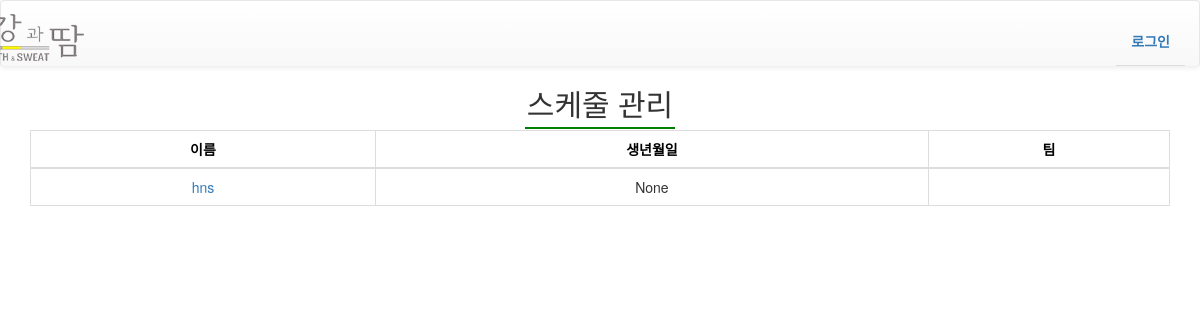
Before: /management/schedule_management/ with the older database file.
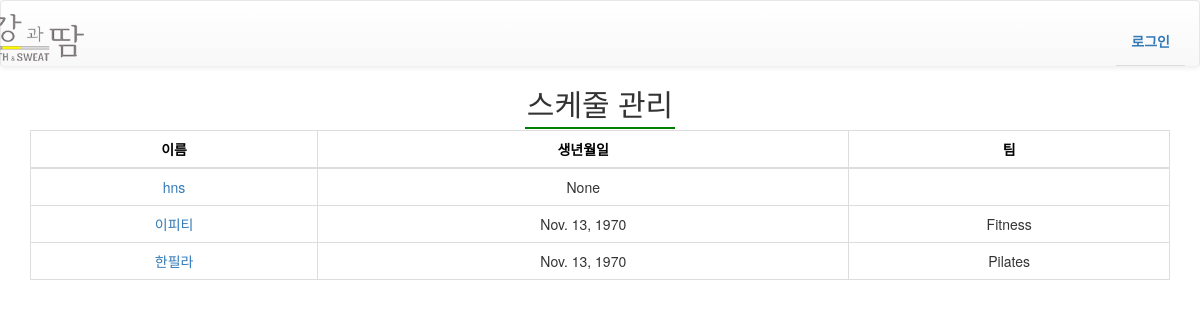
After: the same page with the newer database file.
### authentication/models.py (models this page shows)
class User(AbstractUser):
    sex = models.CharField(max_length=12, verbose_name='성별',null=True)
    birth = models.DateField(null=True, blank=True)
    phone_num = models.CharField(max_length=32, null=True, help_text='Ex) 010-1234-1234',verbose_name='휴대번호')
    teamleader = models.BooleanField(blank=True, default=False, verbose_name='팀장 여부')
    basic_salary = models.DecimalField(max_digits=10, decimal_places=0, default=0 ,verbose_name='기본급')
    pilates_GX = models.CharField(max_length=32, blank=True, null=True, help_text='필라테스 gx정책',verbose_name='필라테스 GX정책')
    pilates_PT = models.CharField(max_length=32, blank=True, null=True, help_text='필라테스 PT정책',verbose_name='필라테스 PT정책')

### management/views.py (the view)
# urls.py: url(r'^schedule_management/staff_schedule/(?P<staff_id>\d+)', views.staff_schedule, name="staff_schedule"),
def schedule_management(request):
    staff_list = User.objects.all()
    order_by = request.GET.get('order_by', 'groups')
    staff_list = User.objects.all().order_by(order_by)
    context = {
        'staff_list':staff_list,
    }
    return render(request, 'management/schedule_management.html', context)

### management/templates/management/schedule_management.html
{% extends "navbar.html" %}
{% block content %}
<h2 class="text-center"><span class="header">스케줄 관리</span></h2>
<div class="container">
    <table id="myTable" class='table table-bordered text-center'>
        <thead>
            <tr>
                <th><a class="order" href="?order_by=username">이름</a></th>
                <th><a class="order" href="?order_by=birth">생년월일</a></th>
                <th><a class="order" href="?order_by=groups">팀</a></th>
            </tr>
        </thead>
        <tbody>
            {% for staff in staff_list %}
            <tr>
                <td><a href="{% url "management:staff_schedule" staff.id %}">{{ staff }}</a></td>
                <td>{{ staff.birth }}</td>
                <td>{{ staff.groups.all.0 }}</td>
            </tr>
            {% endfor %}
        </tbody>
    </table>
</div>
{% endblock %}

### static/templates/navbar.html (shortened to what this page needs)
<!DOCTYPE html>
{% load staticfiles %}
<html>
<head>
<link rel="stylesheet" href="https://maxcdn.bootstrapcdn.com/bootstrap/3.3.2/css/bootstrap.min.css">
<link rel="stylesheet" href="https://maxcdn.bootstrapcdn.com/bootstrap/3.3.2/css/bootstrap-theme.min.css">
<link rel="stylesheet" href="{% static 'css/main.css' %}">
<link rel="stylesheet" type="text/css" href="http://ajax.googleapis.com/ajax/libs/jqueryui/1.9.2/themes/base/jquery-ui.css"/>
<link href='{% static "css/fullcalendar.css" %}' rel='stylesheet' />
<link href='{% static "css/fullcalendar.print.css" %}' rel='stylesheet' media='print' />
</head>
<body>
<header>
<nav class="navbar st-navbar navbar-default">
    <div class="container">
    <a class="navbar-brand" href="{% url 'home' %}" style="float: left; margin-top: -10px; margin-left: -150px;"><img src="/static/img/logo.png" alt="Logo" style="float: left;"></a>
    <ul class="nav nav-tabs navbar-right">
{% load user_tags %}
        {% if user.is_authenticated %}
            {% if request.user.is_superuser %}
            <li><a href="{% url 'management:member_management' %}">회원 관리</a></li>
            <li><a href="{% url 'management:schedule_management' %}">스케줄 관리</a></li>
            <li><a href="{% url 'management:commission_management' %}">커미션관리</a></li>
            <li><a href="{% url 'management:sales_management' %}">매출 관리</a></li>
            {% else %}
                {% if request.user|has_group:"FC" %}
                <li><a href="{% url 'member_list' %}">회원 목록</a></li>
                <li><a href="{% url 'register' %}">회원가입 폼</a></li>
                <li><a href="{% url 'mypage' user.id  %}">FC의 나의 페이지</a></li>
                <li><a href="{% url 'management:schedule_management' %}">PT 스케줄</a></li>
                    {% if request.user.teamleader %}
                        <li><a href="{% url 'purchasing_application' %}">물품 구입 신청서</a></li>
                        {% else %}
                    {% endif %}
                {% else %}
                    <li><a href="{% url 'schedule' %}">스케줄 관리</a></li>
                    {% if request.user|has_group:"Fitness" %}
                    <li><a href="{% url 'PT_mypage' user.id  %}">Fitness의 나의 페이지</a></li>
                        {% if request.user.teamleader %}
                        <li><a href="{% url 'management:Fitness_schedule_management' %}">팀원들의 스케줄</a></li>
                        <li><a href="{% url 'purchasing_application' %}">물품 구입 신청서</a></li>
                        {% else %}
                        {% endif %}
                    {% else %}
                    <li><a href="{% url 'Pilates_mypage' user.id %}">Pilates의 나의 페이지</a></li>
                        {% if request.user.teamleader %}
                        <li><a href="{% url 'purchasing_application' %}">물품 구입 신청서</a></li>
                        {% else %}
                        {% endif %}
                    {% endif %}
                {% endif %}
             {% endif %}
         <li><a href="{% url 'authentication:logout' %}?next={% url 'home' %}">로그아웃</a></li>
        {% else %}
        <li><a href="{% url 'authentication:login' %}">로그인</a></li>
        {% endif %}
    </ul>
    </div>
</nav>
</header>
{% block content%}
{% endblock %}
</body>
</html>

### static/css/main.css (style rules this page uses)
a, a:hover, a:active, a:focus, button:focus { outline: 0; border: 0; text-decoration: none; }
.navbar { background-color: pink; border-bottom: 1px solid #f0f0f0; }
.st-navbar { background-color: #fff; border-bottom: 1px solid #f0f0f0; }
.st-navbar ul { margin-top: 15px; }
.st-navbar ul li a { text-transform: uppercase; font-weight: 600; padding: 0; margin: 14px; }
.header { padding:2px; border-bottom:2px solid green; }
.schedule-table tbody tr td:first-child .schedule-table tbody tr th:first-child, { width: 10px; }
.table th { text-align: center; }
.order { color:black; }

Changed rows visible on the page:
added User: username "이피티", birth "Nov. 13, 1970", groups.all.0 "Fitness"
added User: username "한필라", birth "Nov. 13, 1970", groups.all.0 "Pilates"
